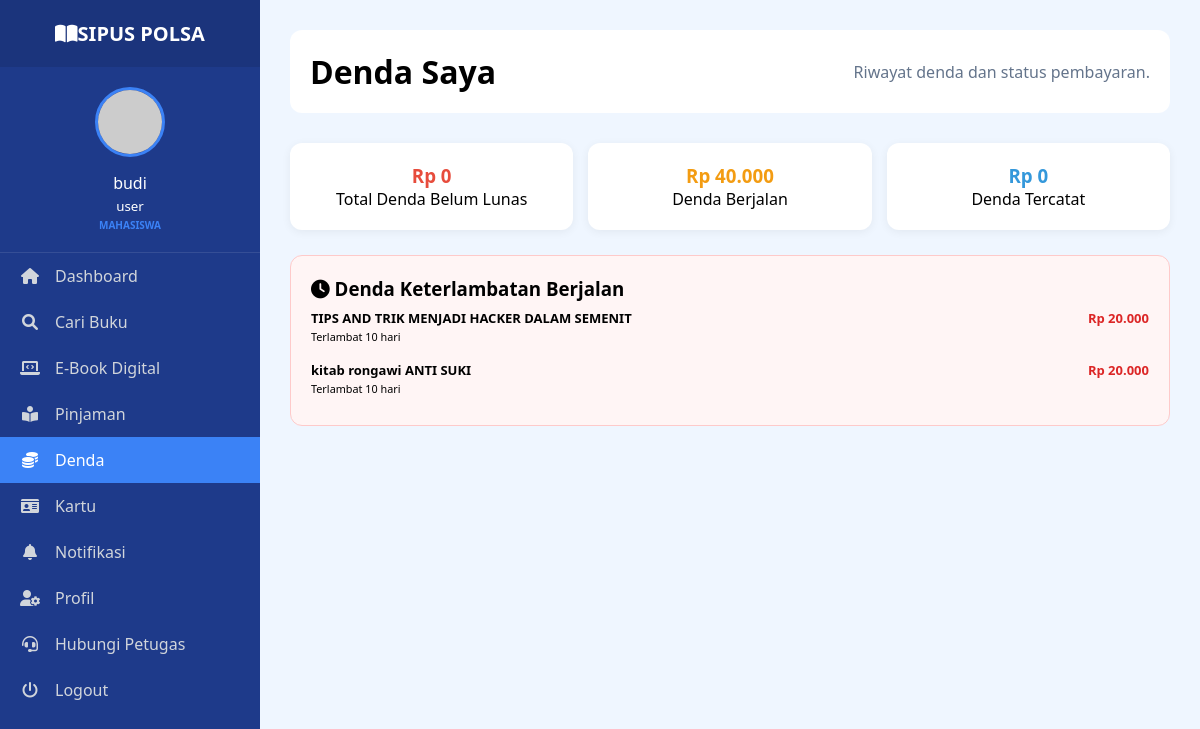
The page /views/denda_saya.php (signed in) on the database its author committed.
### tables this page shows
CREATE TABLE `peminjaman` (
  `id_peminjaman` int(11) NOT NULL,
  `id_user` int(11) DEFAULT NULL,
  `id_buku` int(11) DEFAULT NULL,
  `tgl_pinjam` date NOT NULL,
  `tgl_kembali_seharusnya` date NOT NULL,
  `tgl_kembali_asli` date DEFAULT NULL,
  `status` enum('Menunggu','Dipinjam','Ditolak','Pengajuan_Kembali','Kembali') DEFAULT 'Menunggu',
  `denda` int(11) DEFAULT 0,
  `approved_by` int(11) DEFAULT NULL,
  `approved_at` datetime DEFAULT NULL,
  `catatan_admin` varchar(255) DEFAULT NULL,
  `kondisi_kembali` enum('baik','rusak_ringan','rusak_berat','hilang') DEFAULT NULL,
  `perpanjangan_status` enum('none','requested','approved','rejected') DEFAULT 'none'
);

CREATE TABLE `buku` (
  `id_buku` int(11) NOT NULL,
  `barcode` varchar(50) DEFAULT NULL,
  `judul` varchar(255) NOT NULL,
  `pengarang` varchar(100) DEFAULT NULL,
  `penerbit` varchar(255) DEFAULT NULL,
  `jenis_buku` varchar(50) DEFAULT NULL,
  `sinopsis` text DEFAULT NULL,
  `stok` int(11) DEFAULT 0,
  `sampul` varchar(255) DEFAULT NULL,
  `file_ebook` varchar(255) DEFAULT NULL
);

### views/denda_saya.php (the view, shortened to what this page needs)
<?php
include '../config/koneksi.php';
$id_user = $_SESSION['id_user'] ?? '';
$nama_user = $_SESSION['nama'] ?? 'Pengguna';
$nim_user = $_SESSION['username'] ?? 'Member';
$query_user = mysqli_query($koneksi, "SELECT foto FROM users WHERE id = '$id_user'");
$data_user = mysqli_fetch_assoc($query_user);
$foto_user = $data_user['foto'] ?? '';
$path_foto = (!empty($foto_user) && file_exists("../assets/img/profil/" . $foto_user)) ? "../assets/img/profil/" . $foto_user : "https://ui-avatars.com/api/?name=" . urlencode($nama_user) . "&background=3b82f6&color=fff&bold=true";
$tarif_denda = 0;
$is_rules_active = false;
$q_rules = mysqli_query($koneksi, "SELECT * FROM penalty_rules WHERE tipe_denda = 'overdue' LIMIT 1");
if ($q_rules && mysqli_num_rows($q_rules) > 0) {
    $rule = mysqli_fetch_assoc($q_rules);
    if (isset($rule['is_active']) && $rule['is_active'] == 1) {
        $is_rules_active = true;
        $tarif_denda = (int)$rule['tarif'];
    }
} else {
    $is_rules_active = true;
    $tarif_denda = 3000;
}
$total_overdue_live = 0;
$tgl_now = date('Y-m-d');
$overdue_loans = [];
if ($is_rules_active) {
    $q_overdue = mysqli_query($koneksi, "SELECT p.*, b.judul FROM peminjaman p JOIN buku b ON p.id_buku = b.id_buku WHERE p.id_user = '$id_user' AND p.status = 'Dipinjam' AND p.tgl_kembali_seharusnya < '$tgl_now'");
    if ($q_overdue) {
        while ($row = mysqli_fetch_assoc($q_overdue)) {
            $tgl1 = new DateTime($row['tgl_kembali_seharusnya']);
            $tgl2 = new DateTime($tgl_now);
            $days = $tgl2->diff($tgl1)->days;
            $denda = $days * $tarif_denda;
            $total_overdue_live += $denda;
            $overdue_loans[] = array_merge($row, ['hari_terlambat' => $days, 'denda_hitung' => $denda]);
        }
    }
}
$q_total = mysqli_query($koneksi, "SELECT SUM(jumlah - jumlah_dibayar) as sisa FROM penalties WHERE id_user = '$id_user' AND status IN ('unpaid','partial')");
$sisa_denda = 0;
if ($q_total) {
    $r = mysqli_fetch_assoc($q_total);
    $sisa_denda = (float)($r['sisa'] ?? 0);
}
?>
<!DOCTYPE html>
<html lang="id">
<head>
    <link rel="stylesheet" href="../assets/css/users-style.css?v=<?php echo time(); ?>">
    <link rel="stylesheet" href="https://cdnjs.cloudflare.com/ajax/libs/font-awesome/6.0.0/css/all.min.css">
</head>
<body>
    <aside class="sidebar">
        <div class="brand"><i class="fa-solid fa-book-open"></i><span>SIPUS POLSA</span></div>
        <div class="user-info">
            <img src="<?php echo $path_foto; ?>" alt="Profile">
            <div class="user-text">
                <p><?php echo htmlspecialchars($nama_user); ?></p>
                <small><?php echo htmlspecialchars($nim_user); ?></small>
                <div style="font-size: 10px; color: #3b82f6; font-weight: 700; text-transform: uppercase; margin-top: 2px;">
                    <?php echo htmlspecialchars($_SESSION['role'] ?? 'Mahasiswa'); ?>
                </div>
            </div>
        </div>
        <nav>
            <a href="users_dashboard.php"><i class="fa-solid fa-house"></i> <span>Dashboard</span></a>
            <a href="cari_buku.php"><i class="fa-solid fa-magnifying-glass"></i> <span>Cari Buku</span></a>
            <a href="ebook.php"><i class="fa-solid fa-laptop-code"></i> <span>E-Book Digital</span></a>
            <a href="peminjaman_saya.php"><i class="fa-solid fa-book-reader"></i> <span>Pinjaman</span></a>
            <a href="denda_saya.php" class="active"><i class="fa-solid fa-coins"></i> <span>Denda</span></a>
            <a href="kartu_perpustakaan.php"><i class="fa-solid fa-id-card"></i> <span>Kartu</span></a>
            <a href="notifikasi.php"><i class="fa-solid fa-bell"></i> <span>Notifikasi</span></a>
            <a href="profil.php"><i class="fa-solid fa-user-gear"></i> <span>Profil</span></a>
            <a href="kontak_petugas.php"><i class="fa-solid fa-headset"></i> <span>Hubungi Petugas</span></a>
            <a href="../logout.php" class="logout" onclick="return confirm('Keluar?')"><i class="fa-solid fa-power-off"></i> <span>Logout</span></a>
        </nav>
    </aside>
    <main class="main-content">
        <header><h1 class="page-title">Denda Saya</h1><p style="color:#64748b;">Riwayat denda dan status pembayaran.</p></header>
<div class="summary-cards" style="display: grid; grid-template-columns: repeat(3, 1fr); gap: 15px; margin-bottom: 25px;">
    <div class="sum-card">
        <h3 style="color:#e74c3c;">Rp <?php echo number_format($sisa_denda, 0, ',', '.'); ?></h3>
        <p>Total Denda Belum Lunas</p>
    </div>
    <div class="sum-card">
        <h3 style="color:#f39c12;">Rp <?php echo number_format($total_overdue_live, 0, ',', '.'); ?></h3>
        <p>Denda Berjalan</p>
    </div>
    <div class="sum-card">
        <h3 style="color:#3498db;">Rp <?php echo number_format($sisa_denda, 0, ',', '.'); ?></h3>
        <p>Denda Tercatat</p>
    </div>
</div>
        <?php if (count($overdue_loans) > 0): ?>
        <div class="overdue-section" style="background: #fff5f5; border: 1px solid #fecaca; border-radius: 12px; padding: 20px; margin-bottom: 20px;">
            <h3><i class="fa-solid fa-clock"></i> Denda Keterlambatan Berjalan</h3>
            <?php foreach ($overdue_loans as $ol): ?>
            <div style="display:flex; justify-content:space-between; padding:8px 0; font-size:13px;">
                <div><strong><?php echo htmlspecialchars($ol['judul']); ?></strong><br><small>Terlambat <?php echo $ol['hari_terlambat']; ?> hari</small></div>
                <div style="color:#dc2626; font-weight:700;">Rp <?php echo number_format($ol['denda_hitung'], 0, ',', '.'); ?></div>
            </div>
            <?php endforeach; ?>
        </div>
        <?php endif; ?>
    </main>
</body>
</html>

### assets/css/users-style.css (style rules this page uses)
* { margin: 0; padding: 0; box-sizing: border-box; font-family: 'Segoe UI', Tahoma, Geneva, Verdana, sans-serif; }
:root { --biru-tua: #1e3a8a; --biru-utama: #3b82f6; --biru-muda: #eff6ff; --putih: #ffffff; --bahaya: #ef4444; }
body { display: flex; background-color: var(--biru-muda); min-height: 100vh; }
.sidebar { width: 260px; background-color: var(--biru-tua); color: white; min-height: 100vh; position: fixed; transition: 0.3s; }
.brand { padding: 20px; font-size: 20px; font-weight: bold; text-align: center; background: rgba(0,0,0,0.1); }
.user-info { padding: 20px; text-align: center; border-bottom: 1px solid rgba(255,255,255,0.1); }
.user-info img { width: 70px; height: 70px; border-radius: 50%; margin-bottom: 10px; border: 3px solid var(--biru-utama); }
.sidebar nav a { display: flex; align-items: center; gap: 10px; padding: 15px 25px; color: #d1d5db; text-decoration: none; }
.sidebar nav a:hover, .sidebar nav a.active { background: var(--biru-utama); color: white; }
.main-content { flex: 1; margin-left: 260px; padding: 30px; }
header { display: flex; justify-content: space-between; align-items: center; margin-bottom: 30px; background: white; padding: 20px; border-radius: 12px; }

### views/denda_saya.php (style rules this page uses)
.sidebar nav a { display: flex !important; align-items: center; padding: 12px 20px; gap: 15px; text-decoration: none; transition: all 0.3s; }
.sidebar nav a i { width: 20px; text-align: center; }
.sum-card { background: white; padding: 20px; border-radius: 12px; box-shadow: 0 2px 10px rgba(0,0,0,0.06); text-align: center; }

### rows shown on the page
peminjaman: id_buku.judul "TIPS AND TRIK MENJADI HACKER DALAM SEMENIT", hari_terlambat "10", denda_hitung "20.000"
peminjaman: id_buku.judul "kitab rongawi ANTI SUKI", hari_terlambat "10", denda_hitung "20.000"

### other values the page prints
$nama_user "budi"
$nim_user "user"
$_SESSION['role'] "MAHASISWA"
$sisa_denda "0"
$total_overdue_live "40.000"
